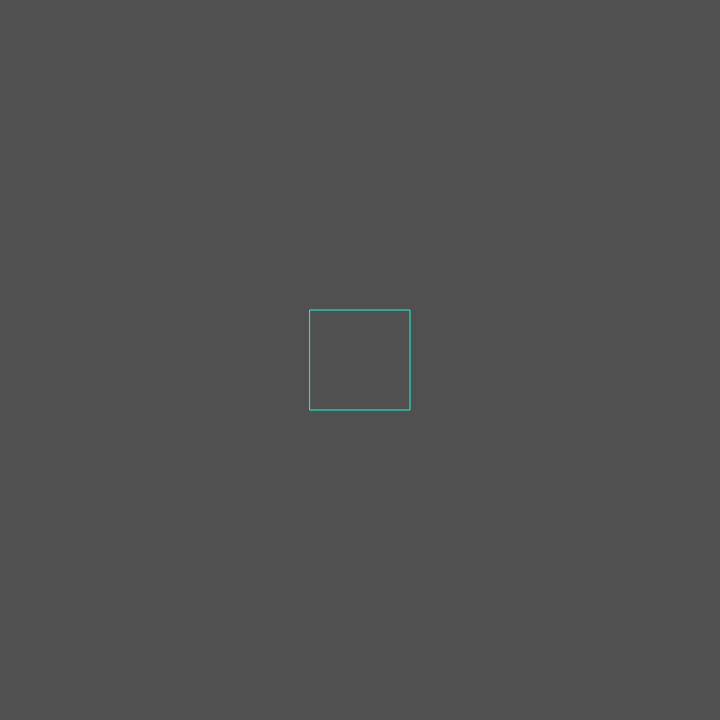
Frame 1 (no input)
Frame 60 (no input): identical to frame 1, image omitted
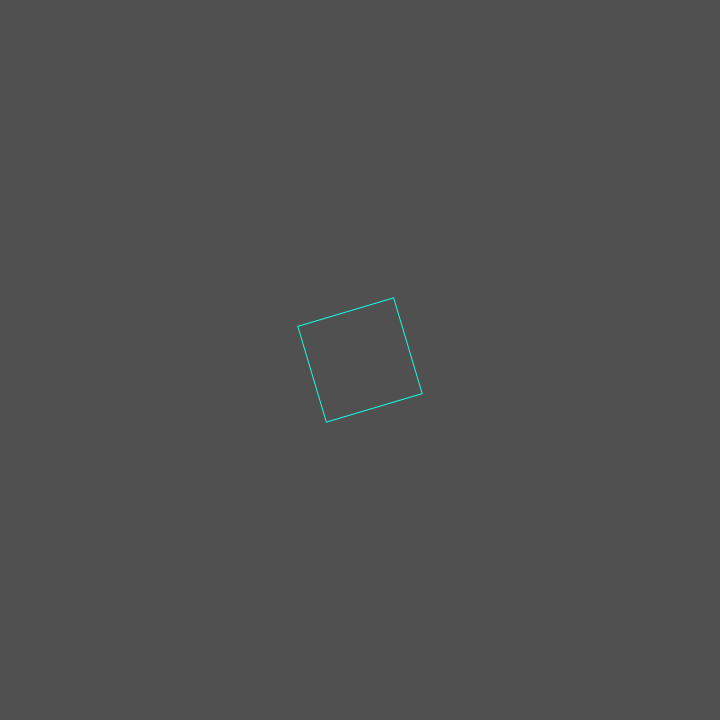
Frame 120 (the mouse pressed at the canvas centre since frame 60)

The p5.js sketch that drew these frames (run headless with seeded random() and noise() and a simulated clock; from frame 60 on, the mouse is pressed at the canvas centre):

// p5.js sketch
// ── sketch.js
var anim;

function setup() {
  createCanvas(720, 720);
  rectMode(CENTER);

  anim = new Animation();
}

function draw() {
  background(80);
  anim.update();
  anim.display();
}

function mousePressed(){
  anim.reset();
  anim.spin = true;
}

function Animation() {
  this.x = 0;
  this.y = 0;

  this.width = 100;
  this.height = 100;

  this.rotation = 0;
  this.easing = 0.05;
  this.spin = false;

  this.display = function() {
    stroke(20, 250, 225);
    noFill();

    translate(width / 2, height / 2);
    rotate(radians(this.rotation));
    rect(this.x, this.y, this.width, this.height);
  }

  this.update = function() {
    if (this.spin) {
      var target = 360;
      var difference = target - this.rotation;
      this.rotation += difference * this.easing;
    }
  }

  this.reset = function(){
    this.rotation = 0;
  }

}
